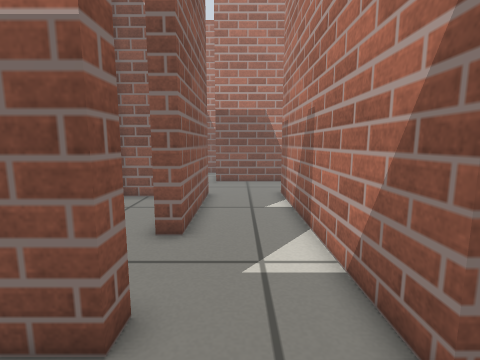
[1] (above)

22 first-person views from a walk through a Gazebo world. The camera is 0.52 m above the floor, tilts 8° down and sees 85° across. The floor is counted in squares, 0.2 m on a side. Each view is taken from the middle of a square. On the plan, view 1 faces up. The plan holds only what a view shows up to about 18 squares ahead; the rest is blank.

[2]
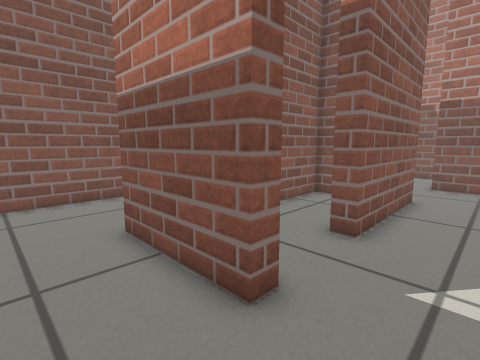

[3]
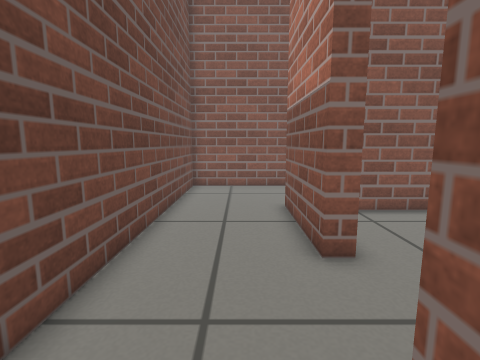

[4]
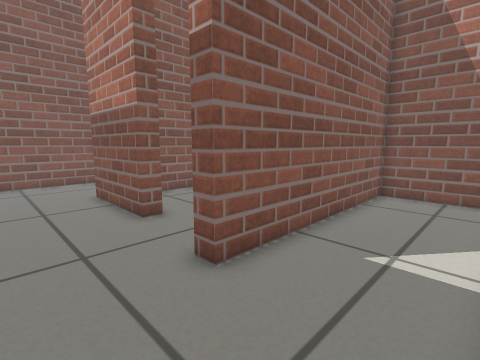

[5]
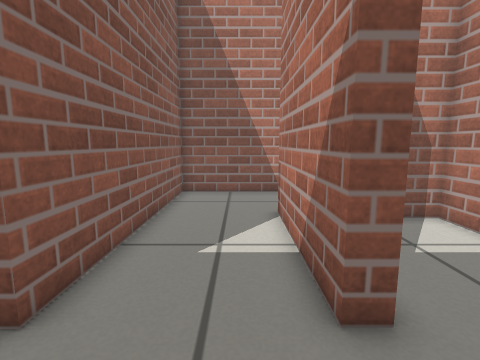

[6]
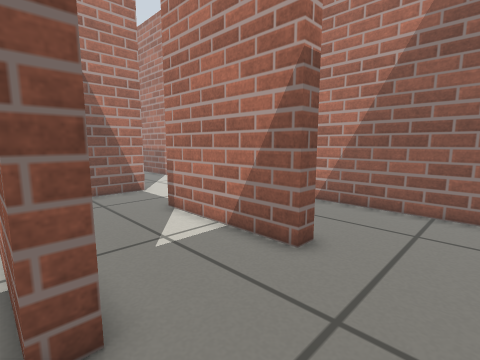

[7]
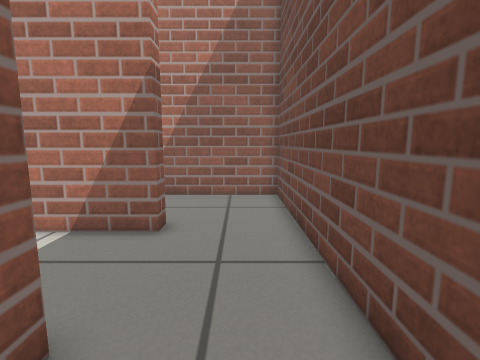

[8]
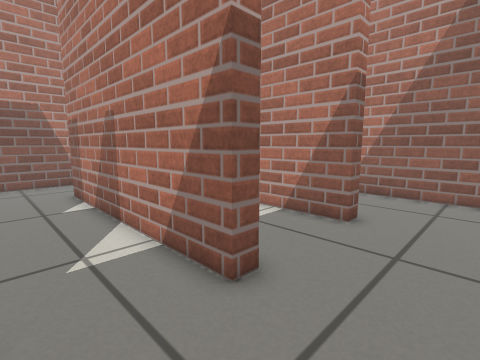

[9]
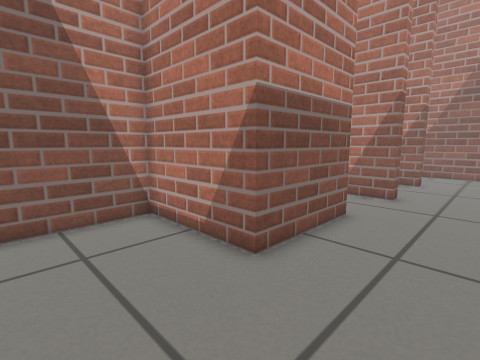

[10]
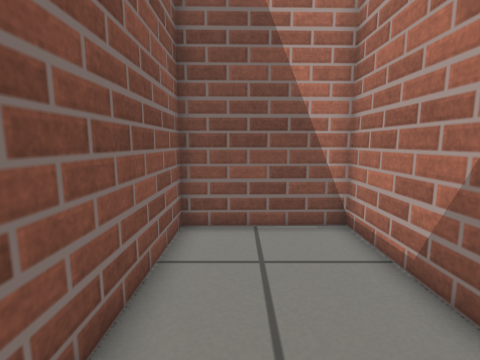

[11]
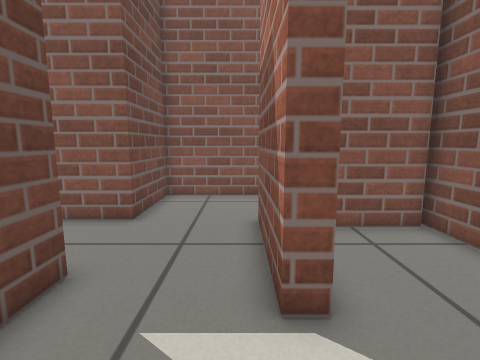

[12]
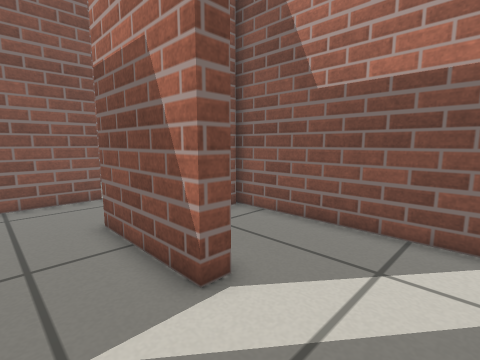

[13]
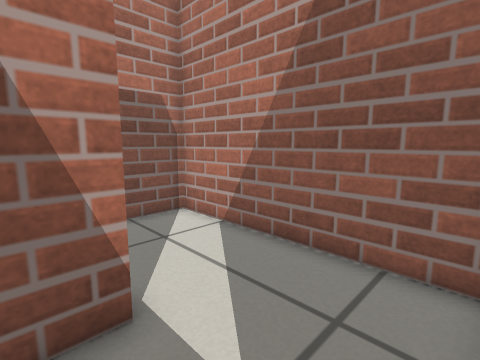

[14]
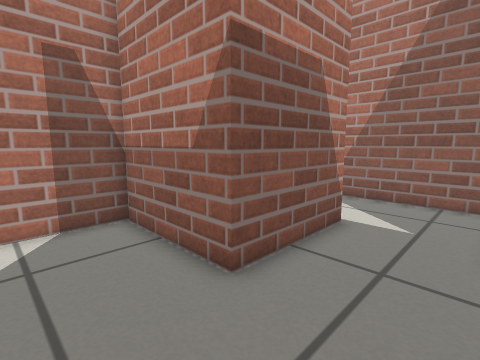

[15]
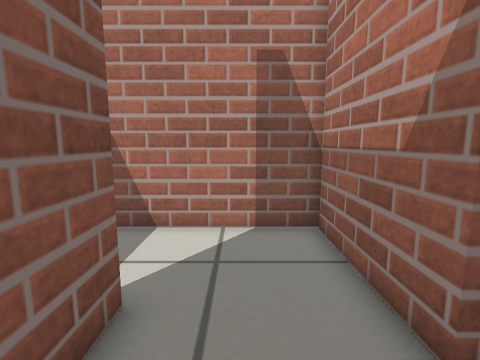

[16]
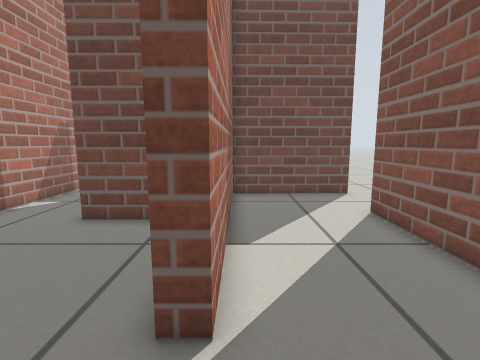

[17]
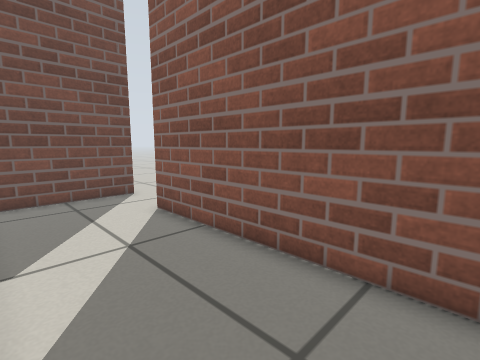

[18]
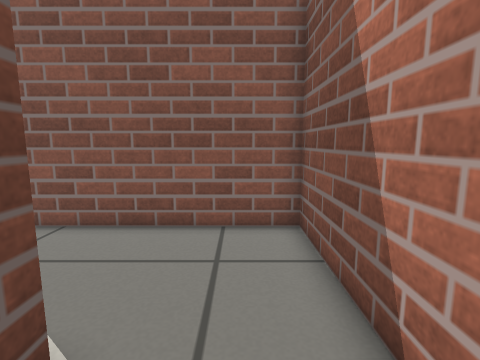

[19]
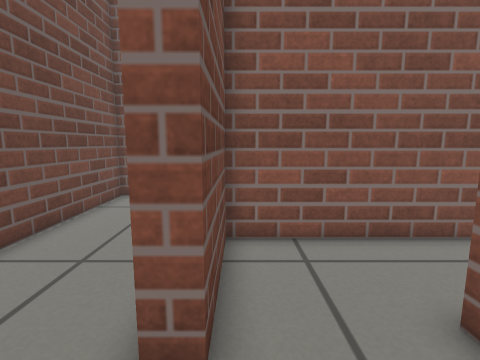

[20]
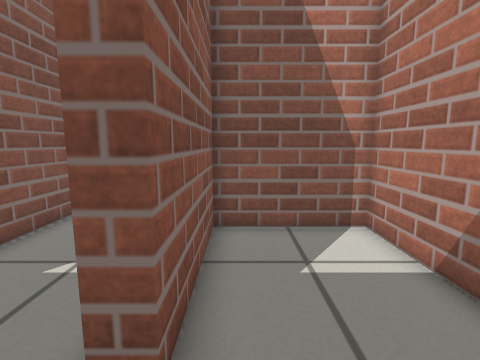

[21]
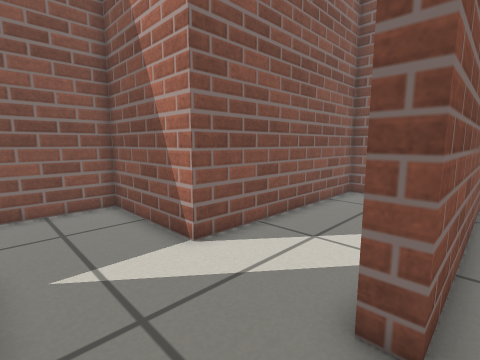

[22]
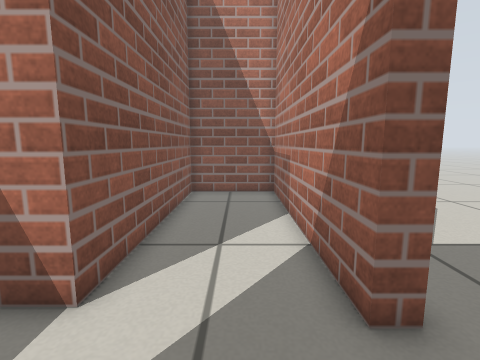

### Floor plan
Points are (right, up) in squares from view 1. A wall is a line through its corners. A room is listed if a view was taken in it or the views show most of it. See-through windows are left out.
Room 1 (views 1, 2, 7, 8, 9, 10)
walls: (-1.6, 2.9) (-6.6, 2.9) (-6.6, 8) (-11.9, 7.9) (-11.9, -1.9) (1.5, -1.9)
ways out: opening at (2.5, 0.5) to room 2; opening at (0, 3) to room 4
Room 2 (views 3, 4, 5, 6)
walls: (7.4, 2.4) (7.4, 8.8); (1.5, -1.9) (7.4, -1.9); (7.4, 12.9) (2.9, 12.9) (2.9, 2.4) (2.2, 2.4)
ways out: opening at (2.5, 0.5) to room 1; opening at (8, 0.5) to room 7; opening at (8, 10.5) to room 9
Room 3 (views 11, 12, 13)
walls: (3.4, 17.6) (1.4, 17.6); (2.2, 13.6) (3.6, 13.6); (7.7, 14) (7.7, 17.5)
ways out: opening at (2.5, 15.5) to room 4; opening at (5.5, 18) to room 10
Room 4 (views 14, 15, 19)
walls: (1.4, 17.6) (-1.6, 17.6) (-1.6, 18.6); (-2.6, 3.6) (-1.6, 3.6) (-1.6, 2.9); (2.2, 2.4) (2.2, 13.6); (-5.9, 18.9) (-5.9, 13.4) (-1.6, 13.4) (-1.6, 7.1) (-2.5, 7.1)
ways out: opening at (0, 3) to room 1; opening at (2.5, 15.5) to room 3; opening at (-3.5, 18) to room 6; opening at (-2, 5.5) to room 11
Room 5 (views 16, 17)
walls: (-6.6, 9.5) (-6.6, 18.9); (-6.4, 22.9) (-11.9, 22.9) (-11.9, 12.2); (-11.4, 8.6) (-6.6, 8.8)
ways out: opening at (-6, 20.5) to room 6; opening at (-12, 10.5) to room 8
Room 6 (view 18)
walls: (-6.6, 18.9) (-5.9, 18.9); (-1.6, 18.6) (-1.6, 22.6); (-1, 22.9) (-6.4, 22.9)
ways out: opening at (-3.5, 18) to room 4; opening at (-6, 20.5) to room 5
Room 7 (view 20)
walls: (7.4, -1.9) (12.9, -1.9) (12.9, 7.9) (8.2, 7.9) (8.2, 2.4) (7.4, 2.4)
ways out: opening at (8, 0.5) to room 2
Room 8 (view 21)
walls: (-12.6, 8.6) (-11.4, 8.6); (13.6, 20.8) (13.6, 12.4) (12.9, 12.4)
ways out: opening at (-12, 10.5) to room 5; opening at (13, 10.5) to room 9
Room 9 (view 22)
walls: (12.9, 12.4) (12.9, 22.9) (8.4, 22.9) (8.4, 12.9) (7.4, 12.9)
ways out: opening at (8, 10.5) to room 2; opening at (13, 10.5) to room 8
Room 10 (no view inside)
walls: (3.4, 18.4) (3.4, 17.6); (7.7, 17.5) (7.7, 22.9) (-1, 22.9); (-0.9, 22.8) (-0.9, 19.9)
ways out: opening at (5.5, 18) to room 3
Room 11 (no view inside)
walls: (-4.1, 12.6) (-5.9, 12.6) (-5.9, 3.6) (-2.6, 3.6)
ways out: opening at (-2, 5.5) to room 4

Positions as (right, up) in squares from view 1, and headings:
1: (0, 0), facing up
2: (1, 0), facing up-left
3: (4, 1), facing left
4: (7, -1), facing up-left
5: (6, -1), facing up
6: (2, -1), facing up-right
7: (0, 0), facing right
8: (-1, -1), facing up-right
9: (-11, -1), facing up-right
10: (-10, 0), facing up
11: (7, 17), facing left
12: (7, 15), facing up-left
13: (2, 14), facing up-right
14: (-5, 14), facing up-right
15: (-4, 15), facing up
16: (-7, 22), facing down
17: (-7, 22), facing down-left
18: (-4, 21), facing left
19: (1, 4), facing left
20: (9, 0), facing up
21: (14, 9), facing up-left
22: (11, 9), facing up
